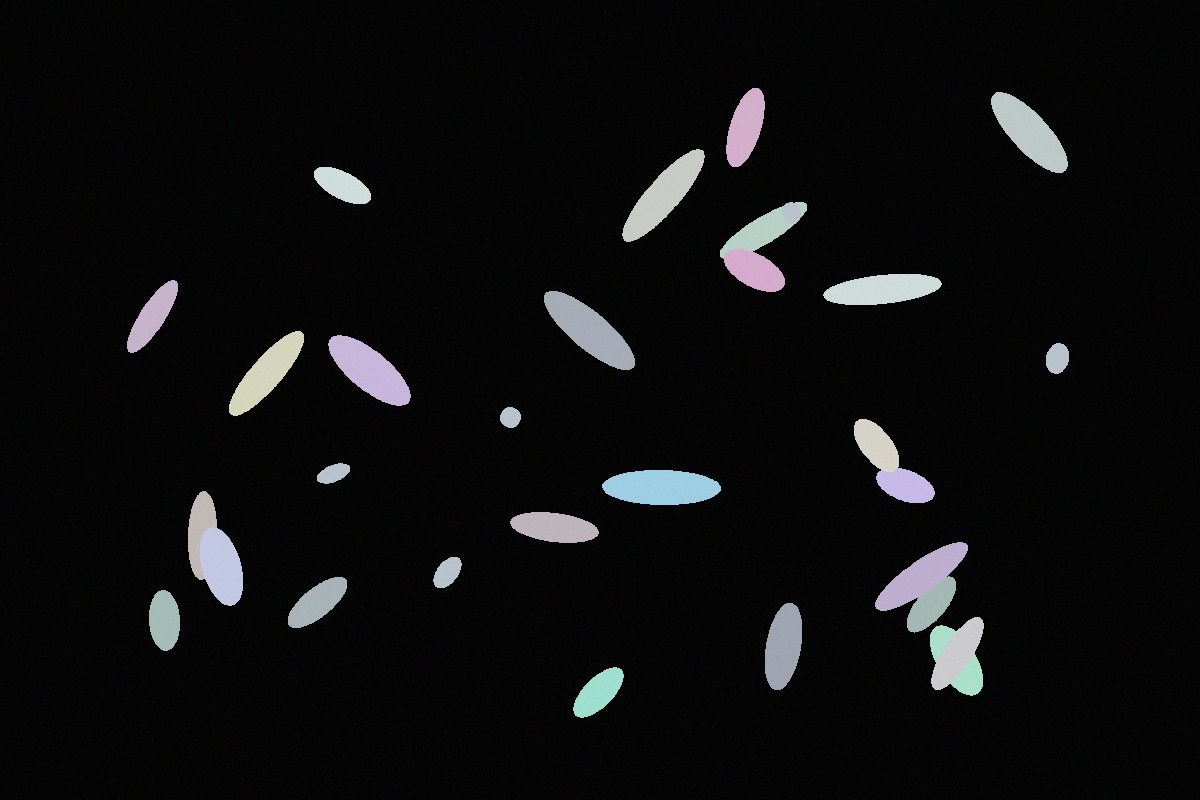
#> input picture uploads/upload_20260712_021042_475282_upload_20260711_220316_428036_test_rice.jpg, 1200 x 800 px
$ python scratch_test.py
#> lines starting #> are read from the running program, lines starting #| are printed output that depends on the picture
### config.py
"""
Global configuration for the Rice Grain Morphometric Analysis System.
All thresholds, defaults, and paths live here so the whole pipeline
can be tuned from one place.
"""

import os

BASE_DIR = os.path.dirname(os.path.abspath(__file__))

# ------------------------------------------------------------------
# Paths
# ------------------------------------------------------------------
UPLOAD_DIR = os.path.join(BASE_DIR, "uploads")
OUTPUT_DIR = os.path.join(BASE_DIR, "outputs")
CALIBRATION_DIR = os.path.join(BASE_DIR, "calibration")

CSV_DIR = os.path.join(OUTPUT_DIR, "csv")
EXCEL_DIR = os.path.join(OUTPUT_DIR, "excel")
JSON_DIR = os.path.join(OUTPUT_DIR, "json")
IMAGE_DIR = os.path.join(OUTPUT_DIR, "images")
PLOT_DIR = os.path.join(OUTPUT_DIR, "plots")

for _d in (UPLOAD_DIR, OUTPUT_DIR, CALIBRATION_DIR,
           CSV_DIR, EXCEL_DIR, JSON_DIR, IMAGE_DIR, PLOT_DIR):
    os.makedirs(_d, exist_ok=True)
#> further down, img is the input picture: shape (800, 1200, 3); mean B, G, R 15.8, 15.4, 15

# ------------------------------------------------------------------
# Camera defaults
# ------------------------------------------------------------------
CAMERA_INDEX = 0
CAPTURE_WIDTH = 1920
CAPTURE_HEIGHT = 1080
CAPTURE_AUTO_EXPOSURE = True
CAPTURE_EXPOSURE = -7          # OpenCV exposure prop (log-scale)
CAPTURE_GAIN = 0
CAPTURE_WHITE_BALANCE = 4600
CAPTURE_FOCUS = 0
CAPTURE_FORMAT = ".jpg"
CAPTURE_JPEG_QUALITY = 95

# ------------------------------------------------------------------
# Preprocessing defaults
# ------------------------------------------------------------------
GAUSSIAN_BLUR_KERNEL = (5, 5)
CLAHE_CLIP_LIMIT = 2.0
CLAHE_GRID_SIZE = (8, 8)
MORPH_KERNEL_SIZE = 5
MORPH_ITERATIONS = 2

# ------------------------------------------------------------------
# Segmentation defaults
# ------------------------------------------------------------------
THRESHOLD_METHOD = "adaptive"      # "otsu" | "adaptive" | "canny_watershed"
THRESHOLD_BLOCK_SIZE = 45
THRESHOLD_C = 2
MIN_GRAIN_AREA_PX = 50             # discard blobs smaller than this
MAX_GRAIN_AREA_PX = 500000         # discard blobs larger than this
WATERSHED_DISTANCE_THRESHOLD = 0.2 # fraction of max distance-transform peak
FILL_HOLES = True

# ------------------------------------------------------------------
# Advanced Clustering
# ------------------------------------------------------------------
USE_CLUSTERING = True             # Use K-Means + Watershed instead of thresholding

# ------------------------------------------------------------------
# Cellpose 3 (cyto3) Segmentation
# ------------------------------------------------------------------
USE_CELLPOSE = True               # Use Cellpose 3 (cyto3) as the primary segmentation method
CELLPOSE_MODEL = "cyto3"          # Model type: "cyto3", "cyto2", "nuclei"
CELLPOSE_TILE_SIZE = 512          # Tile size for tiled inference
CELLPOSE_OVERLAP = 64             # Overlap between tiles
CELLPOSE_USE_TTA = False          # Use Test-Time Augmentation (rotations + flips) - disabled to avoid GPU OOM
CELLPOSE_DEVICE = "cuda"          # Run Cellpose on NVIDIA GPU (dnw-testing has CUDA)
CELLPOSE_DIAMETER_ESTIMATE = 0    # 0 = auto-detect; set >0 for rice-grain-specific diameter (px)
CELLPOSE_FLOW_THRESHOLD = 0.4     # Flow error threshold (lower = stricter segmentation)
CELLPOSE_CELLPROB_THRESHOLD = 0.0 # Cell probability threshold (higher = only confident detections)

# ------------------------------------------------------------------
# Calibration defaults
# ------------------------------------------------------------------
# Pixels-per-millimetre; updated after checkerboard / known-object calibration
PIXELS_PER_MM = 0.0                # 0 means "not calibrated" → px-only mode
CHECKERBOARD_SQUARE_MM = 25.0
CHECKERBOARD_PATTERN = (7, 10)     # inner corners

# ------------------------------------------------------------------
# Classification thresholds (mm where calibrated, px otherwise)
# ------------------------------------------------------------------
CLASSIFICATION_THRESHOLDS = {
    "long_grain_min_length": 6.0,
    "medium_grain_min_length": 5.0,
    "short_grain_max_length": 5.0,
    "broken_max_length_ratio": 0.75,  # < 75 % of median length → broken (adjustable via UI)
    "oversized_max_area_ratio": 1.8,  # > 180 % of median area → oversized
    "undersized_min_area_ratio": 0.4, # < 40 % of median area → undersized
    "abnormal_solidity_min": 0.85,
    "abnormal_circularity_max": 0.3,
    "abnormal_eccentricity_max": 0.95,
}

# ------------------------------------------------------------------
# Grading rules (configurable)
# ------------------------------------------------------------------
GRADING_RULES = {
    "premium": {
        "max_broken_pct": 2.0,
        "min_uniformity": 90.0,
        "max_abnormal_pct": 1.0,
        "max_cv_length": 10.0,
    },
    "grade_a": {
        "max_broken_pct": 5.0,
        "min_uniformity": 80.0,
        "max_abnormal_pct": 3.0,
        "max_cv_length": 15.0,
    },
    "grade_b": {
        "max_broken_pct": 10.0,
        "min_uniformity": 70.0,
        "max_abnormal_pct": 5.0,
        "max_cv_length": 20.0,
    },
    "grade_c": {
        "max_broken_pct": 15.0,
        "min_uniformity": 60.0,
        "max_abnormal_pct": 8.0,
        "max_cv_length": 25.0,
    },
    "reject": {
        "max_broken_pct": 100.0,
        "min_uniformity": 0.0,
        "max_abnormal_pct": 100.0,
        "max_cv_length": 100.0,
    },
}

# ------------------------------------------------------------------
# Flask (read from environment for cloud deployment)
# ------------------------------------------------------------------
FLASK_HOST = os.getenv("FLASK_HOST", "0.0.0.0")
FLASK_PORT = int(os.getenv("FLASK_PORT", "5050"))
FLASK_DEBUG = os.getenv("FLASK_DEBUG", "True").lower() == "true"
MAX_CONTENT_LENGTH = int(os.getenv("MAX_CONTENT_LENGTH", str(64 * 1024 * 1024)))

### core/preprocessing.py
"""
Phase 3 – Image Preprocessing

All classical OpenCV preprocessing steps:
  • Noise reduction (Gaussian / bilateral / median)
  • Contrast enhancement (CLAHE)
  • Background normalization
  • Grayscale conversion
  • Otsu / adaptive thresholding with auto-polarity detection
  • Morphological opening & closing
  • Robust hole filling
  • Convex-hull gap bridging for translucent grains

Handles both scenarios:
  - Bright grains on dark background (standard lab setup)
  - Dark grains on light background (casual photos)

IMPORTANT: For black-background images with translucent rice,
uses a low threshold + convex-hull fill to avoid splitting single
grains into fragments.
"""

import cv2
import numpy as np
from typing import Dict, Any

import config


class Preprocessor:
    """Pipeline of classical preprocessing operators applied in sequence."""

    def __init__(self):
        self.blur_kernel = config.GAUSSIAN_BLUR_KERNEL
        self.clahe_clip = config.CLAHE_CLIP_LIMIT
        self.clahe_grid = config.CLAHE_GRID_SIZE
        self.morph_kernel = config.MORPH_KERNEL_SIZE
        self.morph_iter = config.MORPH_ITERATIONS
        self.block_size = None  # set dynamically from process()

    # ------------------------------------------------------------------
    # Individual steps
    # ------------------------------------------------------------------
    def denoise(self, image: np.ndarray, method: str = "gaussian") -> np.ndarray:
        """Apply noise reduction."""
#> called with method = 'gaussian'
        if method == "gaussian":
            return cv2.GaussianBlur(image, self.blur_kernel, 0)
        elif method == "bilateral":
            return cv2.bilateralFilter(image, 9, 75, 75)
        elif method == "median":
            return cv2.medianBlur(image, 5)
        elif method == "nonlocal":
            return cv2.fastNlMeansDenoisingColored(image, None, 10, 10, 7, 21)
        return image

    def enhance_contrast(self, image: np.ndarray) -> np.ndarray:
        """CLAHE contrast enhancement on the L channel of LAB."""
        lab = cv2.cvtColor(image, cv2.COLOR_BGR2LAB)
#> lab: shape (800, 1200, 3); mean of channels 0, 1, 2 14, 127.9, 127.7
        l_channel, a, b = cv2.split(lab)
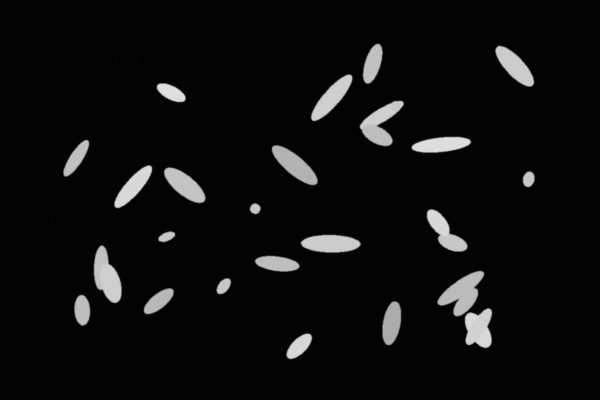
#> l_channel: shape (800, 1200) (shown at 1/2 size); min 1, max 223, mean 14
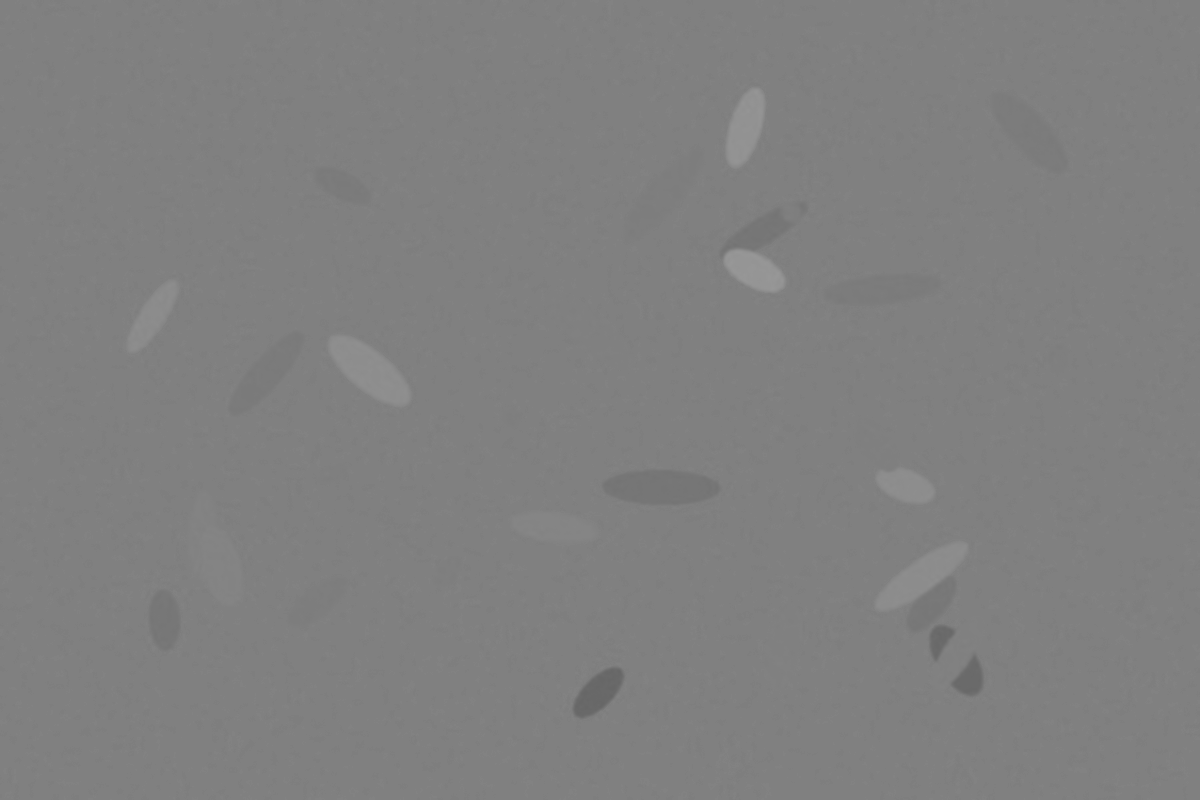
#> a: shape (800, 1200); min 103, max 152, mean 127.9
        clahe = cv2.createCLAHE(clipLimit=self.clahe_clip, tileGridSize=self.clahe_grid)
        l_channel = clahe.apply(l_channel)
#> (the rest of the program and of its run is left out)
